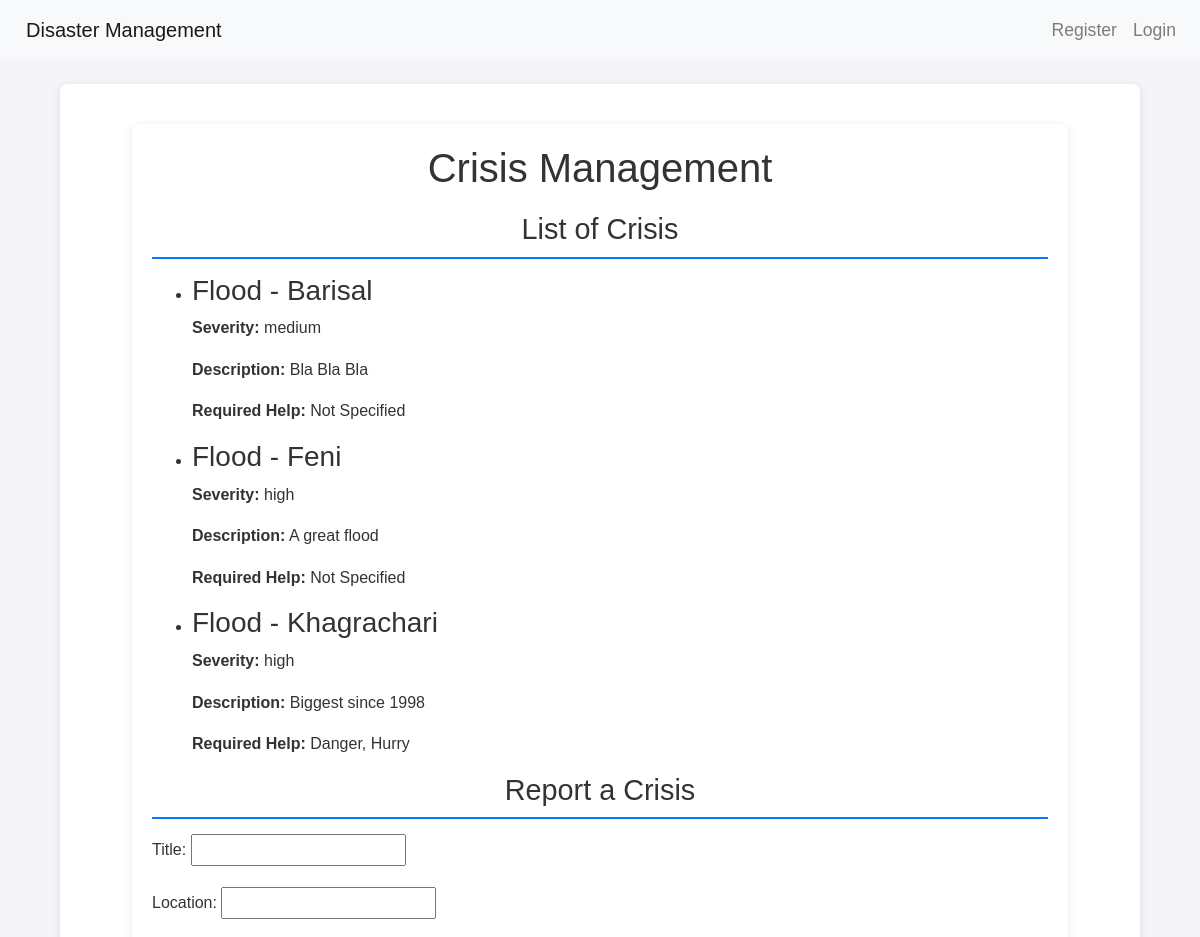
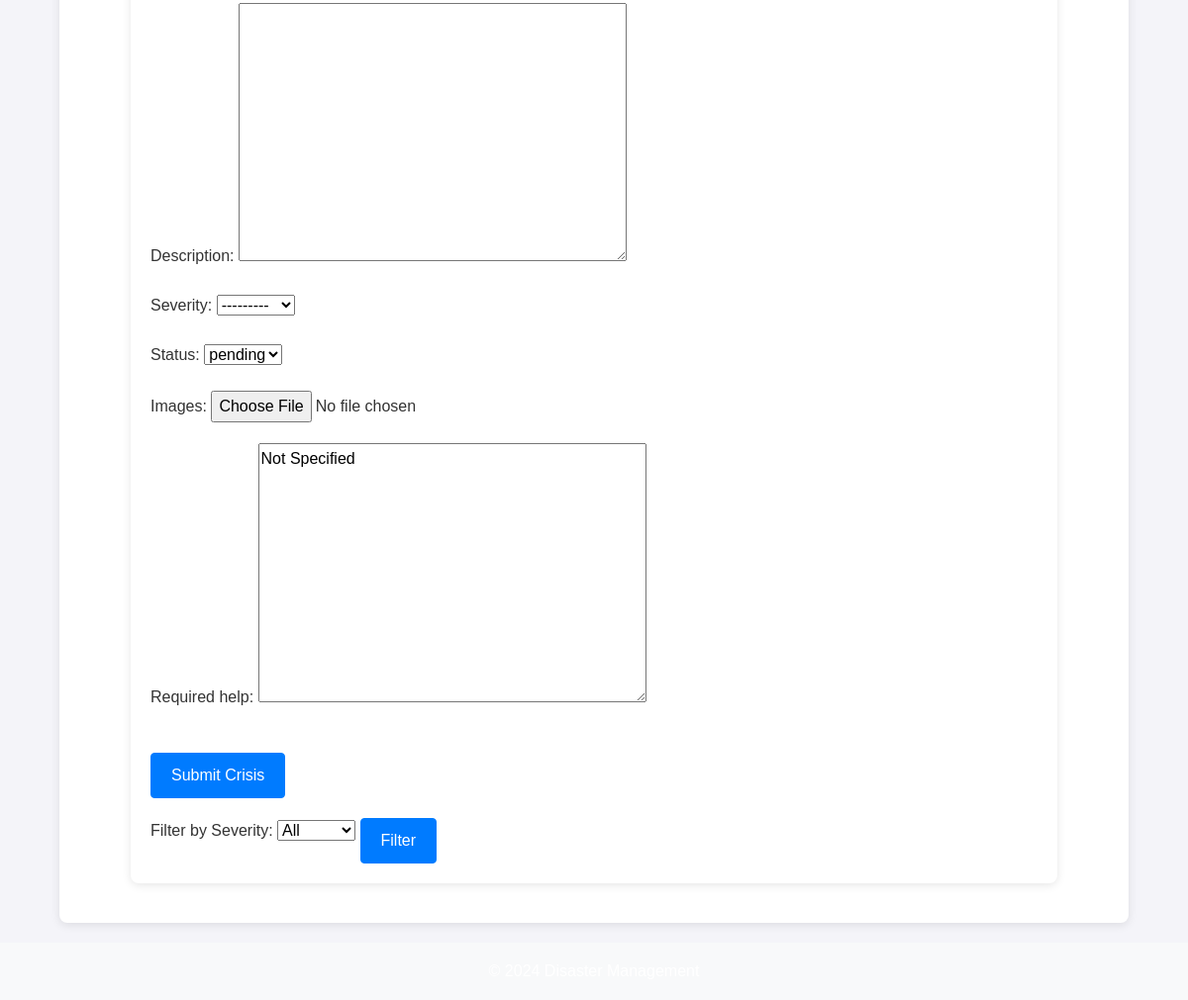
Page /crisis/ on the committed database (2 pictures, top to bottom).
### app/models.py (models this page shows, shortened)
class Crisis(models.Model):
    status = [
        ('open', 'open'),
        ('closed', 'closed'),
        ('pending', 'pending')
    ]
    severity = [
        ('low', 'low'),
        ('medium', 'medium'),
        ('high', 'high')
    ]
    title = models.CharField(max_length=100)
    location = models.CharField(max_length=200)
    description = models.TextField(max_length=10000)
    severity = models.CharField(max_length=10, choices=severity)
    status = models.CharField(max_length=10, choices=status, default='pending')
    date = models.DateField(auto_now_add=True)
    is_approved = models.BooleanField(default=False)
    required_help = models.TextField(max_length=300, default='Not Specified')
    images = models.ImageField(upload_to='photos/', blank=True, null=True)

### app/views.py (the view)
# urls.py: path('crisis/', views.crisis, name = 'crisis'),
def crisis(request):
    recent_crisis = Crisis.objects.filter(is_approved=True)
    severity_filter = request.GET.get('severity')
    if severity_filter:
        crisis = Crisis.objects.filter(severity = severity_filter)
    form = CrisisForm()
    if request.method == 'POST':
        form = CrisisForm(request.POST)
        if form.is_valid():
            crisis = form.save(commit=False)
            crisis.is_approved = False
            crisis.save()
            return redirect('crisis')
    else:
        form = CrisisForm()
    return render(request, 'crisis.html', {'recent_crisis' : recent_crisis, 'form' : form})

### app/forms.py
class CrisisForm(forms.ModelForm):
    class Meta:
        model = Crisis
        fields = ['title', 'location', 'description', 'severity', 'status', 'images', 'required_help']

### templates/crisis.html (shortened to what this page needs)
{% extends "base.html" %}
{% load static %}
{% block extra_css %}
    <link rel="stylesheet" href="{% static 'crisis.css' %}">
{% endblock %}
{% block content %}
<div class="container">
    <h1>Crisis Management</h1>
    <section id="crisis-list">
        <h2>List of Crisis</h2>
        <ul>
            {% for crisis in recent_crisis %}
                <li>
                    <h3>{{ crisis.title }} - {{ crisis.location }}</h3>
                    <p><strong>Severity:</strong> {{ crisis.severity }}</p>
                    <p><strong>Description:</strong> {{ crisis.description }}</p>
                    <p><strong>Required Help:</strong> {{ crisis.required_help }}</p>
                </li>
            {% empty %}
                <li>No crises to show.</li>
            {% endfor %}
        </ul>
    </section>
    <section id="crisis-form">
        <h2>Report a Crisis</h2>
        <form method="POST" enctype="multipart/form-data">
            {{ form.as_p }}
            <button type="submit" class="btn btn-primary">Submit Crisis</button>
        </form>
    </section>
    <section>
        <form method="GET" action="{% url 'crisis' %}">
            <label for="severity">Filter by Severity:</label>
            <select name="severity" id="severity">
                <option value="">All</option>
            </select>
            <button type="submit" class="btn btn-primary">Filter</button>
        </form>
    </section>
</div>
{% endblock %}

### templates/base.html (shortened to what this page needs)
{% load static %}
<!DOCTYPE html>
<html lang="en">
<head>
    <link rel="stylesheet" href="https://stackpath.bootstrapcdn.com/bootstrap/4.5.2/css/bootstrap.min.css">
    {% load static %}
    <link rel="stylesheet" href="{% static 'styles.css' %}">
    {% block extra_css %}{% endblock %}
</head>
<body>
    <nav class="navbar navbar-expand-lg navbar-light bg-light">
        <a class="navbar-brand" href="{% url 'home' %}">Disaster Management</a>
        <div class="collapse navbar-collapse">
            <ul class="navbar-nav ml-auto">
                {% if user.is_authenticated %}
                    <li class="nav-item">
                        <a href="{% url 'logout' %}" class="btn btn-danger">Logout</a>
                    </li>
                {% else %}
                    <li class="nav-item">
                        <a class="nav-link" href="{% url 'register' %}">Register</a>
                    </li>
                    <li class="nav-item">
                        <a class="nav-link" href="{% url 'login' %}">Login</a>
                    </li>
                {% endif %}
            </ul>
        </div>
    </nav>
    <div class="container mt-4">
        {% block content %}{% endblock %}
    </div>
    <footer class="footer bg-light text-center py-3">
        <p>&copy; 2024 Disaster Management</p>
    </footer>
</body>
</html>

### static/styles.css (style rules this page uses)
body { margin: 0; font-family: Arial, sans-serif; background-color: #f4f4f4; color: #333; line-height: 1.6; }
.container { width: 80%; margin: 0 auto; }
nav { display: flex; justify-content: space-around; background-color: #333; padding: 10px 0; }
nav a { color: white; text-decoration: none; padding: 10px; font-size: 1.1rem; }
h2 { font-size: 1.8rem; color: #333; border-bottom: 2px solid #007bff; padding-bottom: 10px; margin-bottom: 20px; }
button { background-color: #007bff; color: white; padding: 10px 20px; border: none; cursor: pointer; font-size: 1rem; border-radius: 5px; transition: background-color 0.3s ease; }
footer { background-color: #333; color: white; text-align: center; padding: 20px 0; margin-top: 20px; }
footer p { margin: 0; font-size: 1rem; }

### static/crisis.css (style rules this page uses)
body { font-family: Arial, sans-serif; background-color: #f4f4f9; margin: 0; padding: 0; }
.container { width: 90%; margin: 20px auto; max-width: 1200px; padding: 20px; background-color: #fff; border-radius: 8px; box-shadow: 0 2px 10px rgba(0, 0, 0, 0.1); }
h1, h2 { color: #333; text-align: center; }
h1 { font-size: 2.5em; margin-bottom: 20px; }
h2 { font-size: 1.8em; margin-bottom: 15px; }
.btn { display: inline-block; padding: 10px 20px; margin-top: 20px; background-color: #007bff; color: #fff; text-decoration: none; border-radius: 4px; text-align: center; transition: background-color 0.3s; }

### rows in the picture
Crisis: title "Flood", location "Barisal", severity "medium", description "Bla Bla Bla", required_help "Not Specified"
Crisis: title "Flood", location "Feni", severity "high", description "A great flood", required_help "Not Specified"
Crisis: title "Flood", location "Khagrachari", severity "high", description "Biggest since 1998", required_help "Danger, Hurry"
